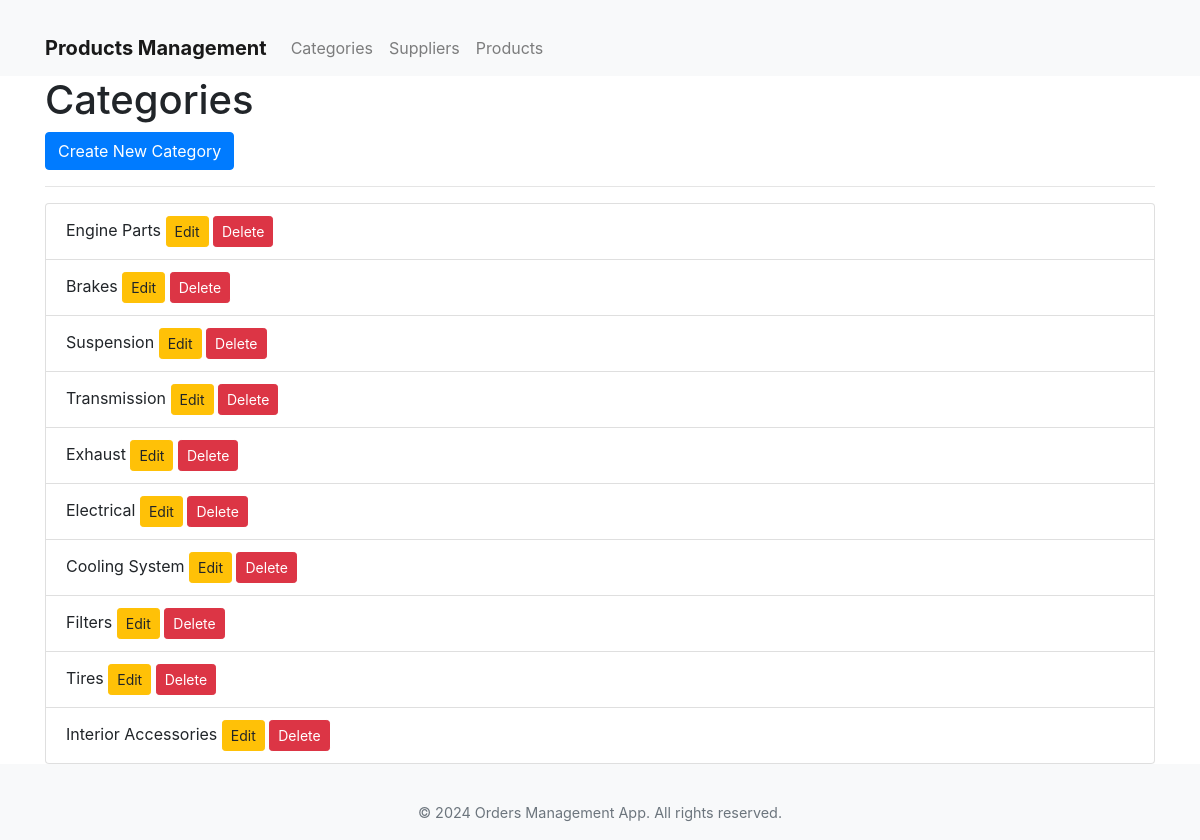
Page /products/categories/ on the committed database.
### products/models.py (models this page shows, shortened)
class Category(models.Model):
    category_name = models.CharField(max_length=255)

### products/views.py (the view)
# urls.py: path('categories/', views.category_list, name='category_list'),
def category_list(request):
    categories = Category.objects.all()
    return render(request, 'products/category_list.html', {'categories': categories})

### products/templates/products/category_list.html (shortened to what this page needs)
{% extends 'products/layout.html' %}
{% block content %}
<h1>Categories</h1>
<a href="{% url 'products:category_create' %}" class="btn btn-primary">Create New Category</a>
<hr>
<ul class="list-group">
    {% for category in categories %}
    <li class="list-group-item">
        {{ category.category_name }}
        <a href="{% url 'products:category_update' category.id %}" class="btn btn-sm btn-warning">Edit</a>
        <a href="{% url 'products:category_delete' category.id %}" class="btn btn-sm btn-danger">Delete</a>
    </li>
    {% endfor %}
</ul>
{% endblock %}

### products/templates/products/layout.html (style rules this page uses)
body { padding-top: 56px; }

### rows in the picture
Category: category_name "Engine Parts"
Category: category_name "Brakes"
Category: category_name "Suspension"
Category: category_name "Transmission"
Category: category_name "Exhaust"
Category: category_name "Electrical"
Category: category_name "Cooling System"
Category: category_name "Filters"
Category: category_name "Tires"
Category: category_name "Interior Accessories"
